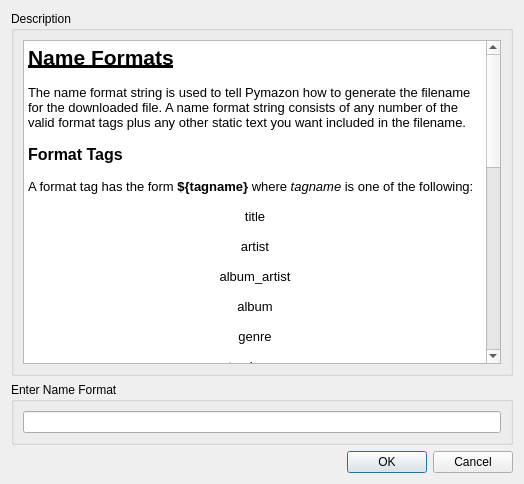
<?xml version="1.0" encoding="UTF-8"?>
<ui version="4.0">
 <class>NameFormatDialog</class>
 <widget class="QDialog" name="NameFormatDialog">
  <property name="windowModality">
   <enum>Qt::WindowModal</enum>
  </property>
  <property name="geometry">
   <rect>
    <x>0</x>
    <y>0</y>
    <width>524</width>
    <height>484</height>
   </rect>
  </property>
  <property name="windowTitle">
   <string>Name Format</string>
  </property>
  <layout class="QVBoxLayout" name="verticalLayout">
   <item>
    <widget class="QGroupBox" name="groupBox">
     <property name="sizePolicy">
      <sizepolicy hsizetype="Preferred" vsizetype="Expanding">
       <horstretch>0</horstretch>
       <verstretch>0</verstretch>
      </sizepolicy>
     </property>
     <property name="title">
      <string>Description</string>
     </property>
     <layout class="QVBoxLayout" name="verticalLayout_3">
      <item>
       <widget class="QTextBrowser" name="textBrowser">
        <property name="html">
         <string>&lt;!DOCTYPE HTML PUBLIC &quot;-//W3C//DTD HTML 4.0//EN&quot; &quot;http://www.w3.org/TR/REC-html40/strict.dtd&quot;&gt;
&lt;html&gt;&lt;head&gt;&lt;meta name=&quot;qrichtext&quot; content=&quot;1&quot; /&gt;&lt;style type=&quot;text/css&quot;&gt;
p, li { white-space: pre-wrap; }
&lt;/style&gt;&lt;/head&gt;&lt;body style=&quot; font-family:'Sans'; font-size:10pt; font-weight:400; font-style:normal;&quot;&gt;
&lt;p style=&quot; margin-top:0px; margin-bottom:0px; margin-left:0px; margin-right:0px; -qt-block-indent:0; text-indent:0px;&quot;&gt;&lt;span style=&quot; font-size:16pt; font-weight:600; text-decoration: underline;&quot;&gt;Name Formats&lt;/span&gt;&lt;/p&gt;
&lt;p style=&quot;-qt-paragraph-type:empty; margin-top:0px; margin-bottom:0px; margin-left:0px; margin-right:0px; -qt-block-indent:0; text-indent:0px;&quot;&gt;&lt;/p&gt;
&lt;p style=&quot; margin-top:0px; margin-bottom:0px; margin-left:0px; margin-right:0px; -qt-block-indent:0; text-indent:0px;&quot;&gt;The name format string is used to tell Pymazon how to generate the filename for the downloaded file. A name format string consists of any number of the valid format tags plus any other static text you want included in the filename. &lt;/p&gt;
&lt;p style=&quot;-qt-paragraph-type:empty; margin-top:0px; margin-bottom:0px; margin-left:0px; margin-right:0px; -qt-block-indent:0; text-indent:0px;&quot;&gt;&lt;/p&gt;
&lt;p style=&quot; margin-top:0px; margin-bottom:0px; margin-left:0px; margin-right:0px; -qt-block-indent:0; text-indent:0px;&quot;&gt;&lt;span style=&quot; font-size:12pt; font-weight:600;&quot;&gt;Format Tags&lt;/span&gt;&lt;/p&gt;
&lt;p style=&quot;-qt-paragraph-type:empty; margin-top:0px; margin-bottom:0px; margin-left:0px; margin-right:0px; -qt-block-indent:0; text-indent:0px;&quot;&gt;&lt;/p&gt;
&lt;p style=&quot; margin-top:0px; margin-bottom:0px; margin-left:0px; margin-right:0px; -qt-block-indent:0; text-indent:0px;&quot;&gt;A format tag has the form &lt;span style=&quot; font-weight:600;&quot;&gt;${tagname} &lt;/span&gt;where &lt;span style=&quot; font-style:italic;&quot;&gt;tagname&lt;/span&gt; is one of the following:&lt;/p&gt;
&lt;p style=&quot;-qt-paragraph-type:empty; margin-top:0px; margin-bottom:0px; margin-left:0px; margin-right:0px; -qt-block-indent:0; text-indent:0px;&quot;&gt;&lt;/p&gt;
&lt;p align=&quot;center&quot; style=&quot; margin-top:0px; margin-bottom:0px; margin-left:0px; margin-right:0px; -qt-block-indent:0; text-indent:0px;&quot;&gt;title&lt;/p&gt;
&lt;p align=&quot;center&quot; style=&quot;-qt-paragraph-type:empty; margin-top:0px; margin-bottom:0px; margin-left:0px; margin-right:0px; -qt-block-indent:0; text-indent:0px;&quot;&gt;&lt;/p&gt;
&lt;p align=&quot;center&quot; style=&quot; margin-top:0px; margin-bottom:0px; margin-left:0px; margin-right:0px; -qt-block-indent:0; text-indent:0px;&quot;&gt;artist&lt;/p&gt;
&lt;p align=&quot;center&quot; style=&quot;-qt-paragraph-type:empty; margin-top:0px; margin-bottom:0px; margin-left:0px; margin-right:0px; -qt-block-indent:0; text-indent:0px;&quot;&gt;&lt;/p&gt;
&lt;p align=&quot;center&quot; style=&quot; margin-top:0px; margin-bottom:0px; margin-left:0px; margin-right:0px; -qt-block-indent:0; text-indent:0px;&quot;&gt;album_artist&lt;/p&gt;
&lt;p align=&quot;center&quot; style=&quot;-qt-paragraph-type:empty; margin-top:0px; margin-bottom:0px; margin-left:0px; margin-right:0px; -qt-block-indent:0; text-indent:0px;&quot;&gt;&lt;/p&gt;
&lt;p align=&quot;center&quot; style=&quot; margin-top:0px; margin-bottom:0px; margin-left:0px; margin-right:0px; -qt-block-indent:0; text-indent:0px;&quot;&gt;album&lt;/p&gt;
&lt;p align=&quot;center&quot; style=&quot;-qt-paragraph-type:empty; margin-top:0px; margin-bottom:0px; margin-left:0px; margin-right:0px; -qt-block-indent:0; text-indent:0px;&quot;&gt;&lt;/p&gt;
&lt;p align=&quot;center&quot; style=&quot; margin-top:0px; margin-bottom:0px; margin-left:0px; margin-right:0px; -qt-block-indent:0; text-indent:0px;&quot;&gt;genre&lt;/p&gt;
&lt;p align=&quot;center&quot; style=&quot;-qt-paragraph-type:empty; margin-top:0px; margin-bottom:0px; margin-left:0px; margin-right:0px; -qt-block-indent:0; text-indent:0px;&quot;&gt;&lt;/p&gt;
&lt;p align=&quot;center&quot; style=&quot; margin-top:0px; margin-bottom:0px; margin-left:0px; margin-right:0px; -qt-block-indent:0; text-indent:0px;&quot;&gt;tracknum&lt;/p&gt;
&lt;p align=&quot;center&quot; style=&quot;-qt-paragraph-type:empty; margin-top:0px; margin-bottom:0px; margin-left:0px; margin-right:0px; -qt-block-indent:0; text-indent:0px;&quot;&gt;&lt;/p&gt;
&lt;p align=&quot;center&quot; style=&quot; margin-top:0px; margin-bottom:0px; margin-left:0px; margin-right:0px; -qt-block-indent:0; text-indent:0px;&quot;&gt;discnum&lt;/p&gt;
&lt;p align=&quot;center&quot; style=&quot;-qt-paragraph-type:empty; margin-top:0px; margin-bottom:0px; margin-left:0px; margin-right:0px; -qt-block-indent:0; text-indent:0px;&quot;&gt;&lt;/p&gt;
&lt;p align=&quot;center&quot; style=&quot;-qt-paragraph-type:empty; margin-top:0px; margin-bottom:0px; margin-left:0px; margin-right:0px; -qt-block-indent:0; text-indent:0px;&quot;&gt;&lt;/p&gt;
&lt;p style=&quot; margin-top:0px; margin-bottom:0px; margin-left:0px; margin-right:0px; -qt-block-indent:0; text-indent:0px;&quot;&gt;  &lt;/p&gt;
&lt;p style=&quot; margin-top:0px; margin-bottom:0px; margin-left:0px; margin-right:0px; -qt-block-indent:0; text-indent:0px;&quot;&gt;&lt;span style=&quot; font-size:12pt; font-weight:600;&quot;&gt;Using Path Separators&lt;/span&gt;&lt;/p&gt;
&lt;p style=&quot;-qt-paragraph-type:empty; margin-top:0px; margin-bottom:0px; margin-left:0px; margin-right:0px; -qt-block-indent:0; text-indent:0px;&quot;&gt;&lt;/p&gt;
&lt;p style=&quot; margin-top:0px; margin-bottom:0px; margin-left:0px; margin-right:0px; -qt-block-indent:0; text-indent:0px;&quot;&gt;Pymazon recognizes when a format string contains path separators, and thus can be used to download files according to an organizational scheme. &lt;/p&gt;
&lt;p style=&quot;-qt-paragraph-type:empty; margin-top:0px; margin-bottom:0px; margin-left:0px; margin-right:0px; -qt-block-indent:0; text-indent:0px;&quot;&gt;&lt;/p&gt;
&lt;p style=&quot; margin-top:0px; margin-bottom:0px; margin-left:0px; margin-right:0px; -qt-block-indent:0; text-indent:0px;&quot;&gt;Suppose we have the name format: &lt;/p&gt;
&lt;p style=&quot;-qt-paragraph-type:empty; margin-top:0px; margin-bottom:0px; margin-left:0px; margin-right:0px; -qt-block-indent:0; text-indent:0px;&quot;&gt;&lt;/p&gt;
&lt;p align=&quot;center&quot; style=&quot; margin-top:0px; margin-bottom:0px; margin-left:0px; margin-right:0px; -qt-block-indent:0; text-indent:0px;&quot;&gt;&lt;span style=&quot; font-weight:600;&quot;&gt;/${album_artist}/${album}/${tracknum} - ${title}&lt;/span&gt; &lt;/p&gt;
&lt;p style=&quot;-qt-paragraph-type:empty; margin-top:0px; margin-bottom:0px; margin-left:0px; margin-right:0px; -qt-block-indent:0; text-indent:0px;&quot;&gt;&lt;/p&gt;
&lt;p style=&quot; margin-top:0px; margin-bottom:0px; margin-left:0px; margin-right:0px; -qt-block-indent:0; text-indent:0px;&quot;&gt;and the save directory: &lt;/p&gt;
&lt;p style=&quot;-qt-paragraph-type:empty; margin-top:0px; margin-bottom:0px; margin-left:0px; margin-right:0px; -qt-block-indent:0; text-indent:0px;&quot;&gt;&lt;/p&gt;
&lt;p align=&quot;center&quot; style=&quot; margin-top:0px; margin-bottom:0px; margin-left:0px; margin-right:0px; -qt-block-indent:0; text-indent:0px;&quot;&gt;&lt;span style=&quot; font-weight:600;&quot;&gt;/home/user/Music&lt;/span&gt; &lt;/p&gt;
&lt;p align=&quot;center&quot; style=&quot;-qt-paragraph-type:empty; margin-top:0px; margin-bottom:0px; margin-left:0px; margin-right:0px; -qt-block-indent:0; text-indent:0px;&quot;&gt;&lt;/p&gt;
&lt;p style=&quot; margin-top:0px; margin-bottom:0px; margin-left:0px; margin-right:0px; -qt-block-indent:0; text-indent:0px;&quot;&gt;and we are downloading the following track:&lt;/p&gt;
&lt;p style=&quot;-qt-paragraph-type:empty; margin-top:0px; margin-bottom:0px; margin-left:0px; margin-right:0px; -qt-block-indent:0; text-indent:0px;&quot;&gt;&lt;/p&gt;
&lt;p align=&quot;center&quot; style=&quot; margin-top:0px; margin-bottom:0px; margin-left:0px; margin-right:0px; -qt-block-indent:0; text-indent:0px;&quot;&gt;Track Number: &lt;span style=&quot; font-weight:600;&quot;&gt;1&lt;/span&gt;&lt;/p&gt;
&lt;p align=&quot;center&quot; style=&quot; margin-top:0px; margin-bottom:0px; margin-left:0px; margin-right:0px; -qt-block-indent:0; text-indent:0px;&quot;&gt;Title: &lt;span style=&quot; font-weight:600;&quot;&gt;Uno&lt;/span&gt;&lt;/p&gt;
&lt;p align=&quot;center&quot; style=&quot; margin-top:0px; margin-bottom:0px; margin-left:0px; margin-right:0px; -qt-block-indent:0; text-indent:0px;&quot;&gt;AlbumArtist: &lt;span style=&quot; font-weight:600;&quot;&gt;Ludovico Einaudi&lt;/span&gt;&lt;/p&gt;
&lt;p align=&quot;center&quot; style=&quot; margin-top:0px; margin-bottom:0px; margin-left:0px; margin-right:0px; -qt-block-indent:0; text-indent:0px;&quot;&gt;Album: &lt;span style=&quot; font-weight:600;&quot;&gt;Divenire&lt;/span&gt;&lt;/p&gt;
&lt;p style=&quot;-qt-paragraph-type:empty; margin-top:0px; margin-bottom:0px; margin-left:0px; margin-right:0px; -qt-block-indent:0; text-indent:0px;&quot;&gt;&lt;/p&gt;
&lt;p style=&quot; margin-top:0px; margin-bottom:0px; margin-left:0px; margin-right:0px; -qt-block-indent:0; text-indent:0px;&quot;&gt;The track will be written to disk as:&lt;/p&gt;
&lt;p style=&quot;-qt-paragraph-type:empty; margin-top:0px; margin-bottom:0px; margin-left:0px; margin-right:0px; -qt-block-indent:0; text-indent:0px;&quot;&gt;&lt;/p&gt;
&lt;p align=&quot;center&quot; style=&quot; margin-top:0px; margin-bottom:0px; margin-left:0px; margin-right:0px; -qt-block-indent:0; text-indent:0px;&quot;&gt;&lt;span style=&quot; font-weight:600;&quot;&gt;/home/user/Music/Ludovico Einaudi/Divenire/1 - Uno.mp3&lt;/span&gt;&lt;/p&gt;
&lt;p style=&quot;-qt-paragraph-type:empty; margin-top:0px; margin-bottom:0px; margin-left:0px; margin-right:0px; -qt-block-indent:0; text-indent:0px; font-weight:600;&quot;&gt;&lt;/p&gt;
&lt;p style=&quot;-qt-paragraph-type:empty; margin-top:0px; margin-bottom:0px; margin-left:0px; margin-right:0px; -qt-block-indent:0; text-indent:0px; font-weight:600;&quot;&gt;&lt;/p&gt;
&lt;p style=&quot; margin-top:0px; margin-bottom:0px; margin-left:0px; margin-right:0px; -qt-block-indent:0; text-indent:0px;&quot;&gt;&lt;span style=&quot; font-size:12pt; font-weight:600;&quot;&gt;NOTE: &lt;/span&gt;&lt;span style=&quot; font-size:12pt;&quot;&gt;You do not need to add a file extension to the name format. Pymazon detects file extensions automatically.&lt;/span&gt;&lt;/p&gt;
&lt;p align=&quot;center&quot; style=&quot;-qt-paragraph-type:empty; margin-top:0px; margin-bottom:0px; margin-left:0px; margin-right:0px; -qt-block-indent:0; text-indent:0px;&quot;&gt;&lt;/p&gt;&lt;/body&gt;&lt;/html&gt;</string>
        </property>
       </widget>
      </item>
     </layout>
    </widget>
   </item>
   <item>
    <widget class="QGroupBox" name="groupBox_2">
     <property name="sizePolicy">
      <sizepolicy hsizetype="Preferred" vsizetype="Minimum">
       <horstretch>0</horstretch>
       <verstretch>0</verstretch>
      </sizepolicy>
     </property>
     <property name="title">
      <string>Enter Name Format</string>
     </property>
     <layout class="QVBoxLayout" name="verticalLayout_2">
      <item>
       <widget class="QLineEdit" name="nameFormatLineEdit"/>
      </item>
     </layout>
    </widget>
   </item>
   <item>
    <widget class="QDialogButtonBox" name="buttonBox">
     <property name="orientation">
      <enum>Qt::Horizontal</enum>
     </property>
     <property name="standardButtons">
      <set>QDialogButtonBox::Cancel|QDialogButtonBox::Ok</set>
     </property>
    </widget>
   </item>
  </layout>
 </widget>
 <resources/>
 <connections>
  <connection>
   <sender>buttonBox</sender>
   <signal>accepted()</signal>
   <receiver>NameFormatDialog</receiver>
   <slot>accept()</slot>
   <hints>
    <hint type="sourcelabel">
     <x>248</x>
     <y>254</y>
    </hint>
    <hint type="destinationlabel">
     <x>157</x>
     <y>274</y>
    </hint>
   </hints>
  </connection>
  <connection>
   <sender>buttonBox</sender>
   <signal>rejected()</signal>
   <receiver>NameFormatDialog</receiver>
   <slot>reject()</slot>
   <hints>
    <hint type="sourcelabel">
     <x>316</x>
     <y>260</y>
    </hint>
    <hint type="destinationlabel">
     <x>286</x>
     <y>274</y>
    </hint>
   </hints>
  </connection>
 </connections>
</ui>
